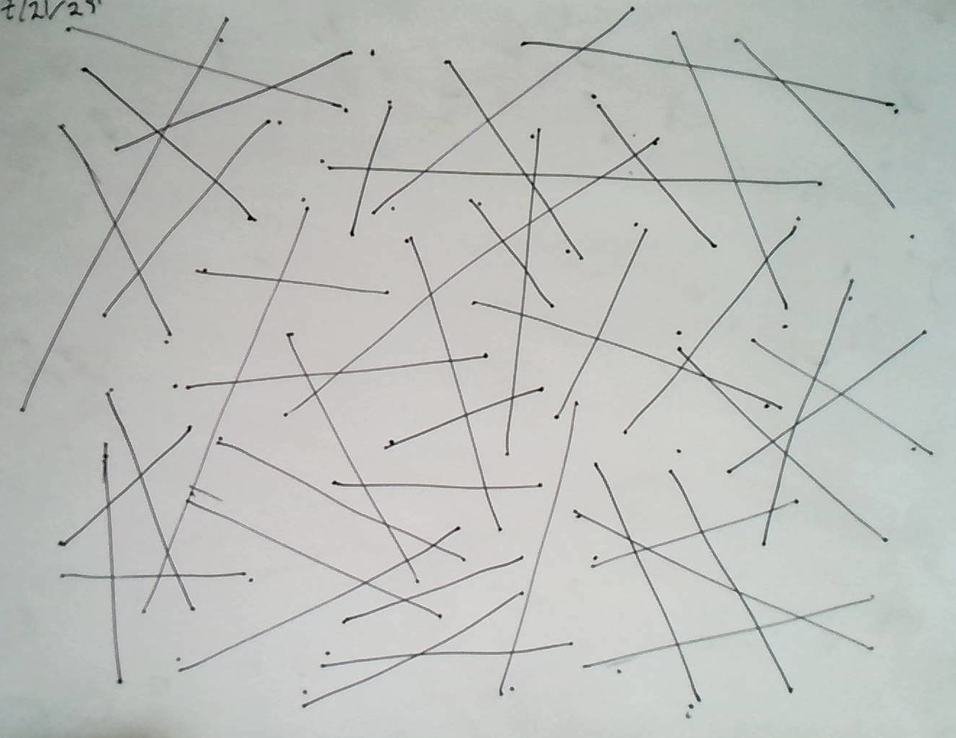
#> input picture Ghost1.png, 956 x 738 px, shrunk from 1321 x 1019 before the run
$ python main.py
#> lines starting #> are read from the running program, lines starting #| are printed output that depends on the picture
import numpy as np
import cv2 as cv
import sys
import canny

ImagePath = "Ghost1.png"

imgC = cv.imread(ImagePath)
#> imgC is the input picture: shape (738, 956, 3); mean B, G, R 187.4, 190.7, 188
imgG = cv.imread(ImagePath,cv.IMREAD_GRAYSCALE)
#> imgG: shape (738, 956); min 0, max 232, mean 189.1

if imgC is None or imgG is None:
    sys.exit("Could not read the image.")

def thresh(x):
    _, thr = cv.threshold(x,100,255,cv.THRESH_BINARY)
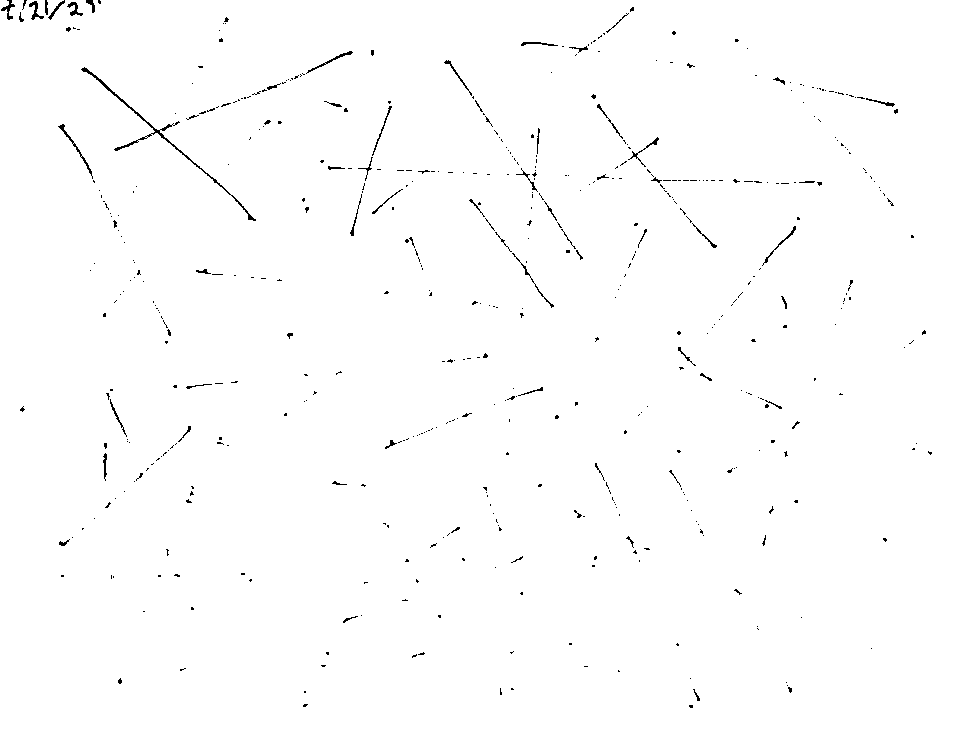
#> thr: shape (738, 956); 99.2% white; black in thin lines or dots
    return thr

dots = thresh(imgG)

r,c=np.nonzero(dots>0)
print(r)
#> (printed output is left out)
print(r.size)
#| 699556
print(c)
#> (printed output is left out)
print(c.size)
#| 699556

for p in zip(r,c):
    cv.circle(imgC,p,5,(255,0,0))
#> this loop made 699556 passes
#> p on passes 1 to 3: (0, 0), (0, 1), (0, 2)
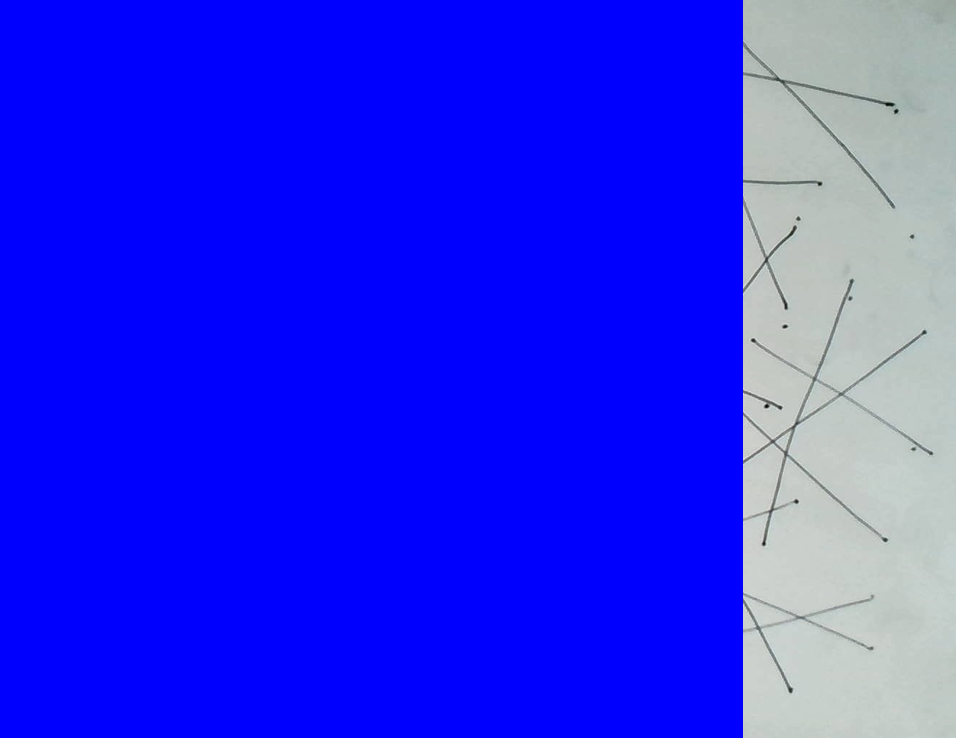
#> imgC: shape (738, 956, 3); mean B, G, R 240.6, 43.3, 41.4

cv.imshow("Overlay Window",imgC)
cv.imshow("gray",imgG)
cv.imshow("thr",dots)
#imgC is showing up as 3/4th blue, I'm blaming the circle drawing

'''
def dotdetect(img1):
    temp = cv.GaussianBlur(img1,(7,7),0)
    ret2, temp = thresh(temp)
    return temp


edges = cv.Canny(img,100,200)
dots = dotdetect(img)
ret, thrImg = thresh(img)
erosion = cv.erode(255-thrImg,np.ones((4,4),np.int8))

cv.rectangle(img,(0,0),(7,7),0)

cv.imshow("Display window", img)
cv.imshow("Edges",edges)
cv.imshow("Dots",dots)
cv.imshow("Erosion",erosion)
'''
k = cv.waitKey(0)
#> (key Esc is pressed here)

if k ==ord("s"):
    cv.imwrite("edges.png",edges)
